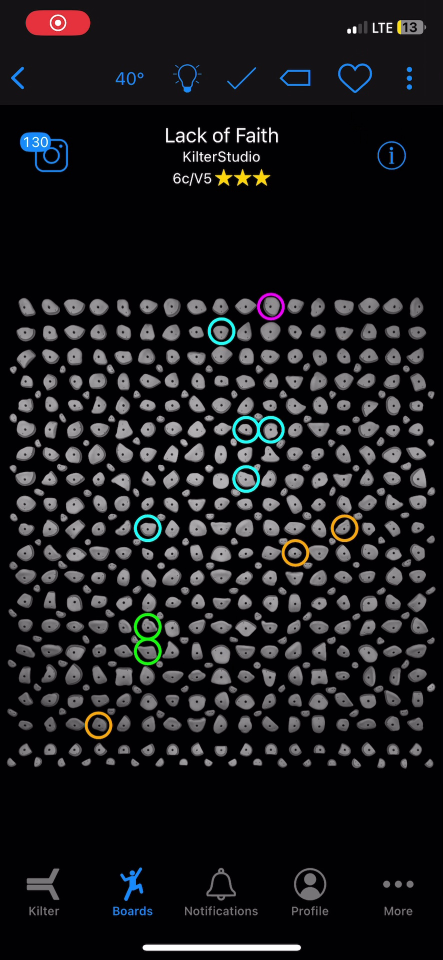
#> input picture test_image.jpg, 886 x 1920 px, given in place of phone_image.jpg, which was not available (shown at 1/2 size)
$ python align_search.py
#> lines starting #> are read from the running program, lines starting #| are printed output that depends on the picture; long printed decimals are rounded; pictures that were not available may be replaced by others from this repository, and a replacement may not be noted
import cv2
import numpy as np

def find_best_scale(phone_img, ref_img, min_scale, max_scale, tolerance=0.01):
    """Finds the best matching scale for the reference image against the phone image."""

    best_val = -1
    best_scale = min_scale

    # Convert phone image to grayscale
    gray_phone = cv2.cvtColor(phone_img, cv2.COLOR_BGR2GRAY)

    while max_scale - min_scale > tolerance:
        mid_scale = (min_scale + max_scale) / 2
        # Resize the reference image
        resized_ref = cv2.resize(ref_img, (0, 0), fx=mid_scale, fy=mid_scale)
        gray_resized_ref = cv2.cvtColor(resized_ref, cv2.COLOR_BGR2GRAY)

        # Check if the resized reference image is larger than the phone image
        if gray_resized_ref.shape[0] > gray_phone.shape[0] or gray_resized_ref.shape[1] > gray_phone.shape[1]:
            max_scale = mid_scale  # Decrease the scale if too large
            continue

        # Ensure both images are in the same type
        gray_phone = gray_phone.astype(np.uint8)
        gray_resized_ref = gray_resized_ref.astype(np.uint8)

        # Perform template matching
        result = cv2.matchTemplate(gray_phone, gray_resized_ref, cv2.TM_CCOEFF_NORMED)
        min_val, max_val, min_loc, max_loc = cv2.minMaxLoc(result)

        # Update best value and scale
        if max_val > best_val:
            best_val = max_val
            best_scale = mid_scale
            min_scale = mid_scale  # Search for potentially larger scales
        else:
            max_scale = mid_scale  # Search for smaller scales

    return best_scale, best_val

# Load images
phone_img = cv2.imread("phone_image.jpg")
#> phone_img is the input picture: shape (1920, 886, 3); mean B, G, R 28.7, 26.4, 26.7
if phone_img is None:
    print("Failed to load phone image.")

ref_img = cv2.imread("cropped_test_image.jpg")
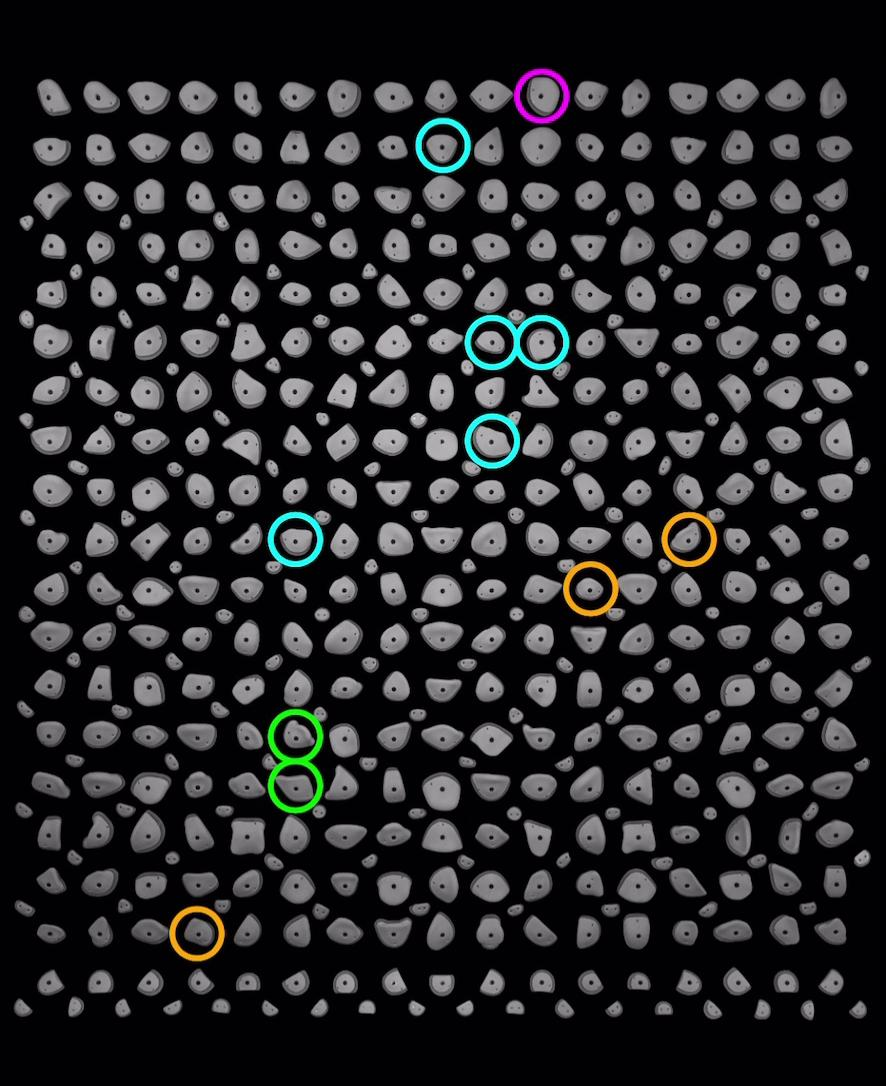
#> input picture src/cropped_test_image.jpg, 886 x 1086 px, found by its file name
#> ref_img is the input picture: shape (1086, 886, 3); mean B, G, R 39.6, 37.9, 37.7
if ref_img is None:
    print("Failed to load reference image.")
else:
    print("Reference image loaded successfully.")

# Proceed only if both images are loaded
if phone_img is not None and ref_img is not None:
    # Set the initial scale range
    min_scale = 0.5  # Start from 10% of the original size
    max_scale = 1.0  # Go up to 200% of the original size

    # Find the best scale for the reference image
    best_scale, best_val = find_best_scale(phone_img, ref_img, min_scale, max_scale)
#> in find_best_scale, `gray_phone = cv2.cvtColor(phone_img, cv2.COLOR_BGR2GRAY)`:
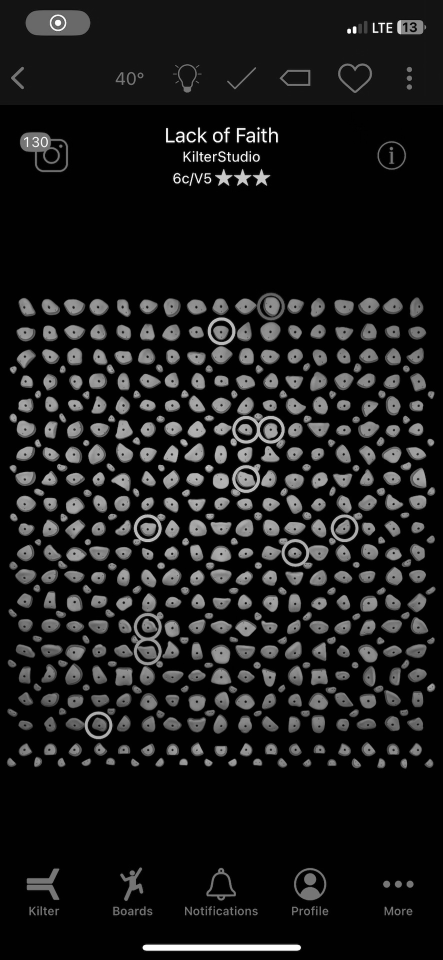
#> gray_phone: shape (1920, 886) (shown at 1/2 size); min 0, max 255, mean 26.6
#> the loop in find_best_scale, `while max_scale - min_scale > tolerance:` made 6 passes
#> (min_val, max_val, min_loc, max_loc, best_val) on passes 1 to 6: (-0.0966, 0.0825, (173, 41), (111, 516), 0.0825), (-0.0794, 0.107, (33, 6), (3, 681), 0.107), (-0.107, 0.11, (14, 2), (17, 533), 0.11), (-0.117, 0.412, (28, 22), (14, 532), 0.412), (-0.127, 0.716, (9, 13), (7, 525), 0.716), (-0.133, 0.883, (6, 7), (3, 521), 0.883)
#> pass 1, in find_best_scale, `resized_ref = cv2.resize(ref_img, (0, 0), fx=mid_scale, fy=mid_scale)`:
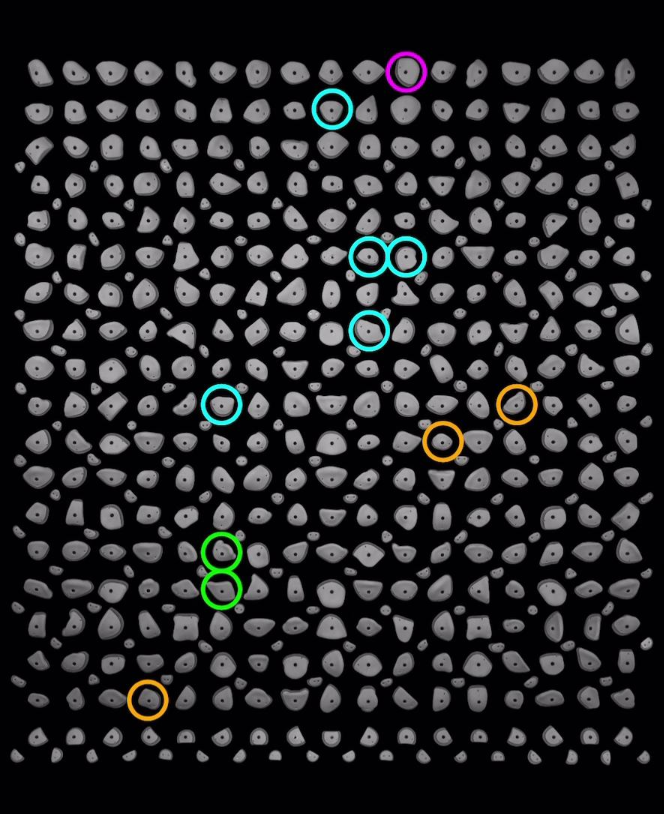
#> resized_ref: shape (814, 664, 3); mean B, G, R 39.6, 37.9, 37.7
#> pass 1, in find_best_scale, `result = cv2.matchTemplate(gray_phone, gray_resized_ref, cv2.TM_CCOEFF..`:
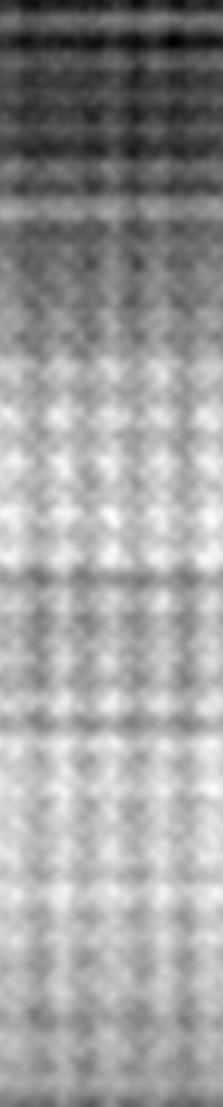
#> result: shape (1107, 223) float32; min -0.0966, max 0.0825, mean 0.0128; drawn with min black and max white
#> after the loop in find_best_scale, `while max_scale - min_scale > tolerance:`: best_scale = 0.992; best_val = 0.883; min_scale = 0.992
#> best_scale = 0.992; best_val = 0.883

    print(f"Best scale found: {best_scale}, Best match value: {best_val}")
#| Best scale found: 0.9922, Best match value: 0.8828

    # Resize the reference image to the best scale
    optimal_ref = cv2.resize(ref_img, (0, 0), fx=best_scale, fy=best_scale)
    gray_optimal_ref = cv2.cvtColor(optimal_ref, cv2.COLOR_BGR2GRAY)
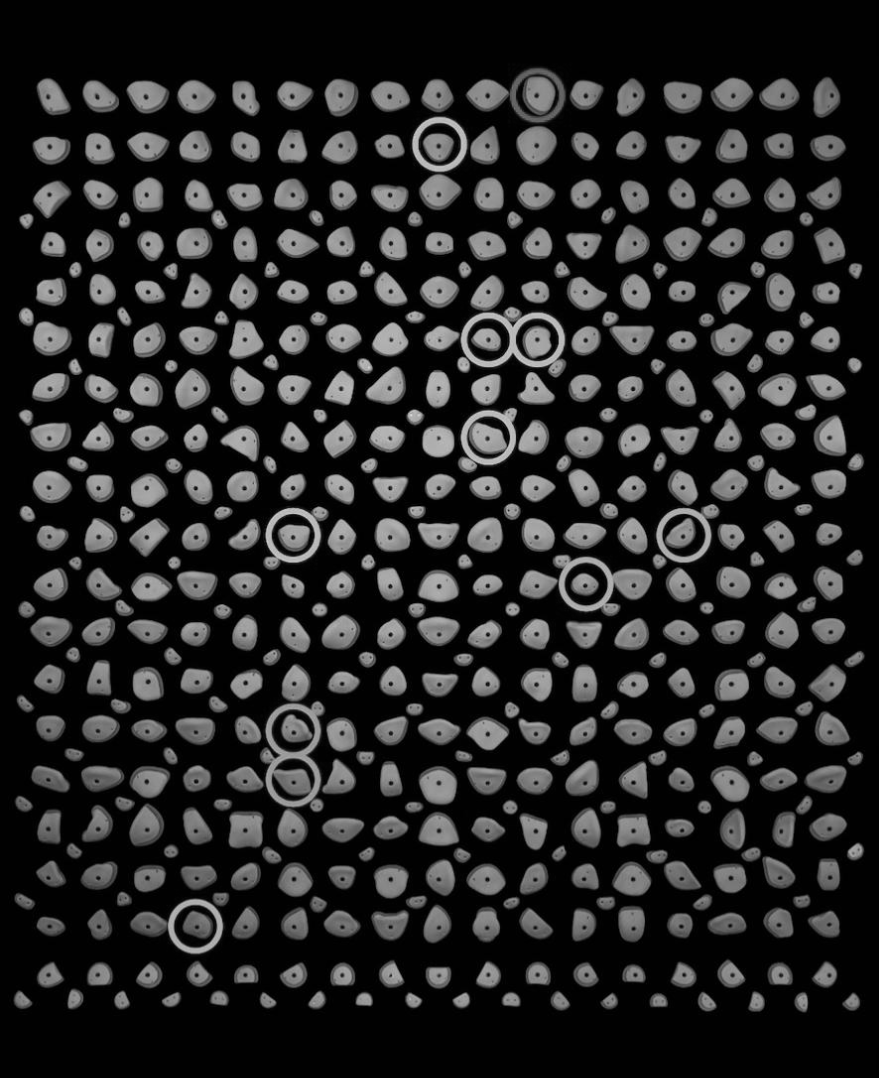
#> gray_optimal_ref: shape (1078, 879); min 0, max 216, mean 37.9

    # Draw rectangle around the best match
#> (the run stopped early here; a loop or call above may not have finished)
